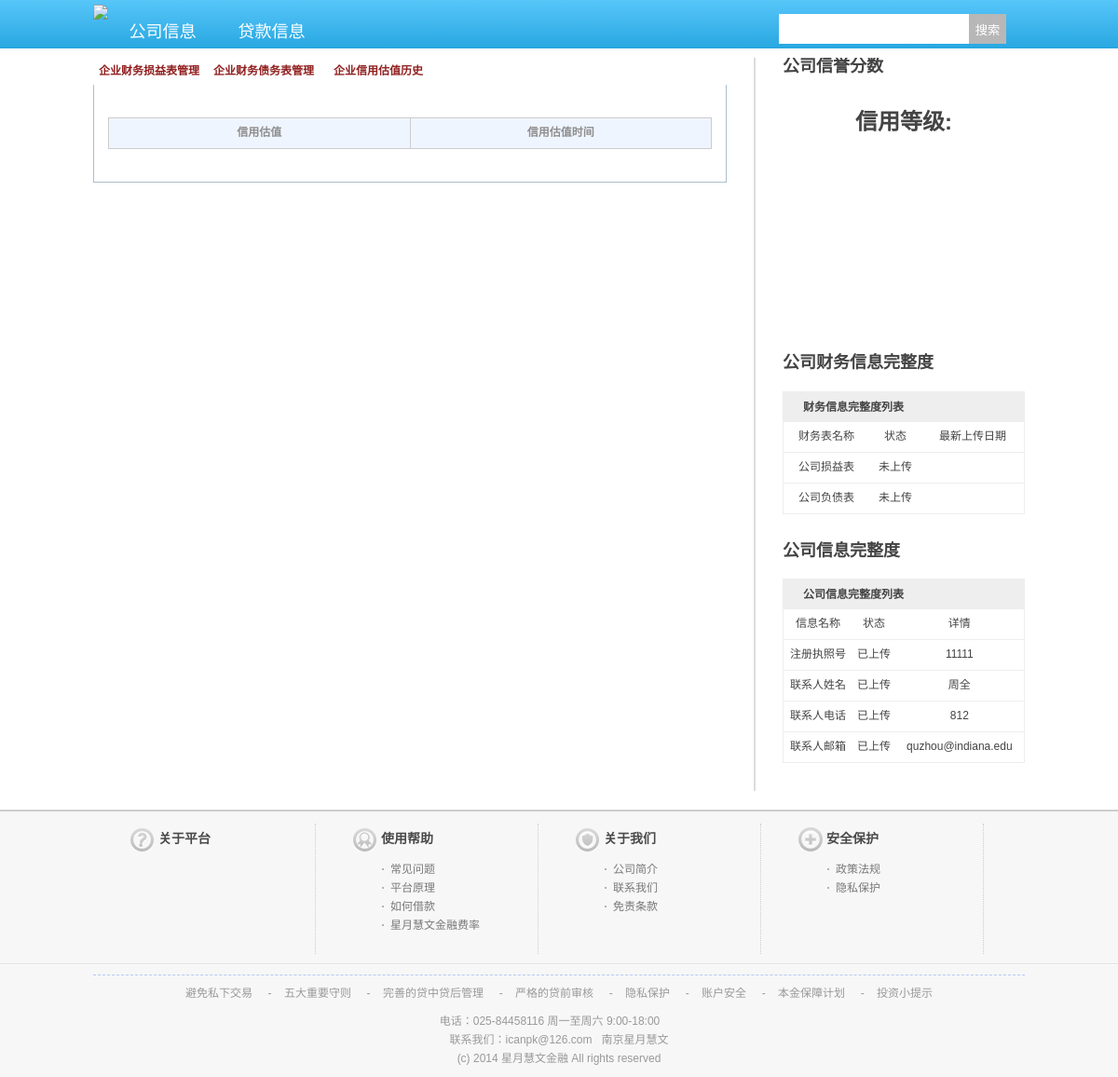
Before: /new_php/bank_member/view_credit_score.php?orgID=2 (signed in) with the older database file.
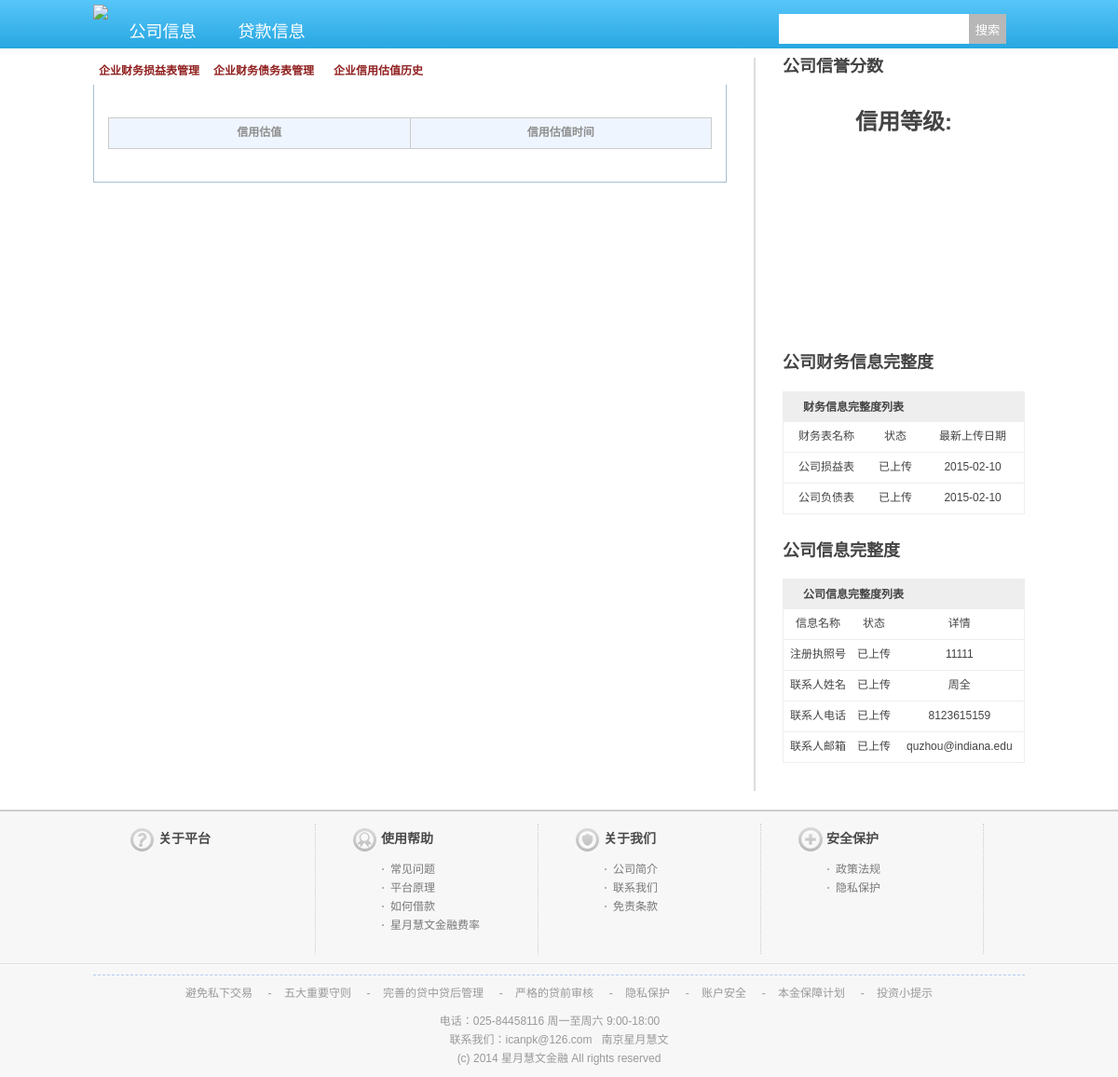
After: the same page with the newer database file.
### tables this page shows
CREATE TABLE `organization` (
  `organizationID` bigint(20) NOT NULL AUTO_INCREMENT,
  `groupID` tinyint(4) DEFAULT NULL,
  `orgName` varchar(255) DEFAULT NULL,
  `regTime` date DEFAULT NULL,
  `regLocation` varchar(1000) DEFAULT NULL,
  `prodLocation` varchar(1000) DEFAULT NULL,
  `regCapital` double DEFAULT NULL,
  `regLicence` varchar(1000) DEFAULT NULL,
  `regAuthority` varchar(1000) DEFAULT NULL,
  `contactName` varchar(1000) DEFAULT NULL,
  `contactEmail` varchar(1000) DEFAULT NULL,
  `contactPhone` varchar(1000) DEFAULT NULL,
  `appendum` text,
  `organizationKey` varchar(1000) NOT NULL,
  PRIMARY KEY (`organizationID`),
  KEY `groupID` (`groupID`),
  CONSTRAINT `organization_ibfk_1` FOREIGN KEY (`groupID`) REFERENCES `user_group` (`groupID`)
);

### new_php/bank_member/view_credit_score.php (the view, shortened to what the changed rows need)
<?php
$orgID=$_GET['orgID'];
$org_sql="SELECT * FROM organization WHERE organizationID=".$orgID;
$org_result=mysql_query($org_sql);
$org_row=mysql_fetch_array($org_result);
$regLicence=$org_row['regLicence'];
$contactName=$org_row['contactName'];
$contactEmail=$org_row['contactEmail'];
$contactPhone=$org_row['contactPhone'];
?>
<!DOCTYPE html PUBLIC "-//W3C//DTD XHTML 1.0 Transitional//EN" "http://www.w3.org/TR/xhtml1/DTD/xhtml1-transitional.dtd">
<html xmlns="http://www.w3.org/1999/xhtml">
<head>
<link rel="stylesheet" type="text/css" href="css/cd5130c04e21f5fa934eaeb037e9923a.css" />
<link rel="stylesheet" type="text/css" href="css/global.css" />
</head>
<body>
<div class="wrap">
<div class="info f_l">
	<div id="info_grade">
	<h2>公司信誉分数</h2>
    <h1><center>信用等级:</center></h1>
	</div>
	<h2>公司财务信息完整度</h2>
	<table id="info_dksp_status" style="border-collapse:collapse;">
		<tr><th colspan="3">财务信息完整度列表</th></tr>
		<tr>
			<td>公司损益表</td>
			<td><?php
			$statement_result=mysql_query('select * from t_income_statement where organizationID='.$orgID);
			$statement_number=mysql_num_rows($statement_result);
			if($statement_number!=0)
				echo "已上传";
			else
				echo "未上传";
			?></td>
			<td><?php
			$statement_date_result=mysql_query('select MAX(statementDate) from t_income_statement where organizationID='.$orgID);
			$statement_date_row=mysql_fetch_array($statement_date_result);
			echo $statement_date_row['MAX(statementDate)'];
			?></td>
		</tr>
		<tr>
			<td>公司负债表</td>
			<td><?php
			$sheet_result=mysql_query('select * from t_balance_sheet where organizationID='.$orgID);
			$sheet_number=mysql_num_rows($sheet_result);
			if($sheet_number!=0)
				echo "已上传";
			else
				echo "未上传";
			?></td>
			<td><?php
			$sheet_date_result=mysql_query('select MAX(sheetDate) from t_balance_sheet where organizationID='.$orgID);
			$sheet_date_row=mysql_fetch_array($sheet_date_result);
			echo $sheet_date_row['MAX(sheetDate)'];
			?></td></td>
		</tr>
	</table>
	<h2>公司信息完整度</h2>
	<table id="info_dkgl_status" style="border-collapse:collapse;">
		<tr><th colspan="3">公司信息完整度列表</th></tr>
		<tr>
			<td>注册执照号</td>
			<td><?php
			if($regLicence!="")
				echo "已上传";
			else
				echo "未上传";?></td>
			<td><?php echo $regLicence;?></td>
		</tr>
		<tr>
			<td>联系人姓名</td>
			<td><?php
			if($contactName!="")
				echo "已上传";
			else
				echo "未上传";?></td>
			<td><?php echo $contactName;?></td>
		</tr>
		<tr>
			<td>联系人电话</td>
			<td><?php
			if($contactPhone!="")
				echo "已上传";
			else
				echo "未上传";?></td>
			<td><?php echo $contactPhone;?></td>
		</tr>
        <tr>
			<td>联系人邮箱</td>
			<td><?php
			if($contactEmail!="")
				echo "已上传";
			else
				echo "未上传";?></td>
			<td>
			<?php echo $contactEmail;?>
            </td>
		</tr>
	</table>
</div>
	</div>
</body>
</html>

Changed rows visible on the page:
changed organization "周全": contactPhone "812" → "8123615159"
Other visible differences:
$statement_date_row['MAX(statementDate)']: (not shown) → "2015-02-10"
$sheet_date_row['MAX(sheetDate)']: (not shown) → "2015-02-10"
text no longer shown: "未上传 未上传"
text now shown: "已上传 已上传"
